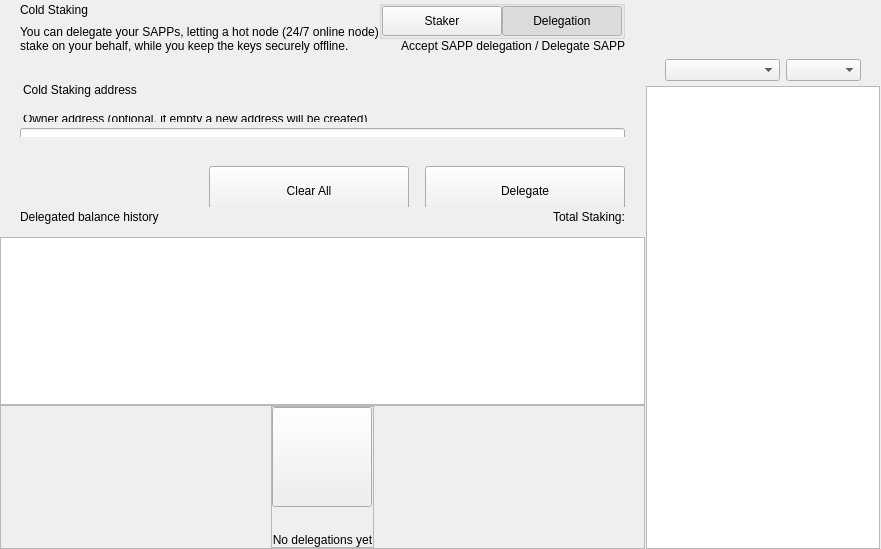
<?xml version="1.0" encoding="UTF-8"?>
<ui version="4.0">
 <class>ColdStakingWidget</class>
 <widget class="QWidget" name="ColdStakingWidget">
  <property name="geometry">
   <rect>
    <x>0</x>
    <y>0</y>
    <width>629</width>
    <height>549</height>
   </rect>
  </property>
  <property name="windowTitle">
   <string>Form</string>
  </property>
  <layout class="QHBoxLayout" name="horizontalLayout_1" stretch="2,1">
   <property name="spacing">
    <number>0</number>
   </property>
   <property name="leftMargin">
    <number>0</number>
   </property>
   <property name="topMargin">
    <number>0</number>
   </property>
   <property name="rightMargin">
    <number>0</number>
   </property>
   <property name="bottomMargin">
    <number>0</number>
   </property>
   <item>
    <widget class="QWidget" name="left" native="true">
     <layout class="QVBoxLayout" name="verticalLayout_3">
      <property name="leftMargin">
       <number>0</number>
      </property>
      <property name="topMargin">
       <number>0</number>
      </property>
      <property name="rightMargin">
       <number>0</number>
      </property>
      <property name="bottomMargin">
       <number>0</number>
      </property>
      <item>
       <layout class="QVBoxLayout" name="verticalLayout_2">
        <property name="spacing">
         <number>0</number>
        </property>
        <item>
         <layout class="QVBoxLayout" name="verticalLayoutTop">
          <property name="spacing">
           <number>0</number>
          </property>
          <property name="leftMargin">
           <number>0</number>
          </property>
          <property name="rightMargin">
           <number>0</number>
          </property>
          <item>
           <widget class="QWidget" name="containerTitle" native="true">
            <property name="sizePolicy">
             <sizepolicy hsizetype="Preferred" vsizetype="Minimum">
              <horstretch>0</horstretch>
              <verstretch>0</verstretch>
             </sizepolicy>
            </property>
            <property name="maximumSize">
             <size>
              <width>16777215</width>
              <height>100</height>
             </size>
            </property>
            <layout class="QHBoxLayout" name="containerTitleLayout">
             <property name="spacing">
              <number>0</number>
             </property>
             <property name="leftMargin">
              <number>20</number>
             </property>
             <property name="topMargin">
              <number>0</number>
             </property>
             <property name="rightMargin">
              <number>20</number>
             </property>
             <property name="bottomMargin">
              <number>0</number>
             </property>
             <item>
              <layout class="QVBoxLayout" name="verticalLayout11">
               <property name="spacing">
                <number>5</number>
               </property>
               <item>
                <widget class="QLabel" name="labelTitle">
                 <property name="text">
                  <string>Cold Staking</string>
                 </property>
                </widget>
               </item>
               <item>
                <widget class="QLabel" name="labelSubtitle1">
                 <property name="maximumSize">
                  <size>
                   <width>16777215</width>
                   <height>16777215</height>
                  </size>
                 </property>
                 <property name="text">
                  <string>You can delegate your SAPPs, letting a hot node (24/7 online node)
stake on your behalf, while you keep the keys securely offline.</string>
                 </property>
                </widget>
               </item>
              </layout>
             </item>
             <item>
              <spacer name="horizontalSpacer">
               <property name="orientation">
                <enum>Qt::Horizontal</enum>
               </property>
               <property name="sizeHint" stdset="0">
                <size>
                 <width>40</width>
                 <height>20</height>
                </size>
               </property>
              </spacer>
             </item>
             <item>
              <widget class="QWidget" name="containerViewPrivacyChecks" native="true">
               <layout class="QVBoxLayout" name="containerPrivacyChecks">
                <property name="spacing">
                 <number>0</number>
                </property>
                <property name="leftMargin">
                 <number>0</number>
                </property>
                <property name="topMargin">
                 <number>0</number>
                </property>
                <property name="rightMargin">
                 <number>0</number>
                </property>
                <property name="bottomMargin">
                 <number>0</number>
                </property>
                <item alignment="Qt::AlignHCenter|Qt::AlignVCenter">
                 <widget class="QGroupBox" name="groupBox">
                  <property name="title">
                   <string/>
                  </property>
                  <layout class="QHBoxLayout" name="horizontalLayout_2_1">
                   <property name="spacing">
                    <number>0</number>
                   </property>
                   <property name="leftMargin">
                    <number>0</number>
                   </property>
                   <property name="topMargin">
                    <number>0</number>
                   </property>
                   <property name="rightMargin">
                    <number>0</number>
                   </property>
                   <property name="bottomMargin">
                    <number>0</number>
                   </property>
                   <item>
                    <widget class="QPushButton" name="pushLeft">
                     <property name="minimumSize">
                      <size>
                       <width>120</width>
                       <height>30</height>
                      </size>
                     </property>
                     <property name="maximumSize">
                      <size>
                       <width>120</width>
                       <height>30</height>
                      </size>
                     </property>
                     <property name="focusPolicy">
                      <enum>Qt::NoFocus</enum>
                     </property>
                     <property name="text">
                      <string>Staker</string>
                     </property>
                     <property name="checkable">
                      <bool>true</bool>
                     </property>
                     <property name="autoExclusive">
                      <bool>true</bool>
                     </property>
                    </widget>
                   </item>
                   <item>
                    <widget class="QPushButton" name="pushRight">
                     <property name="minimumSize">
                      <size>
                       <width>120</width>
                       <height>30</height>
                      </size>
                     </property>
                     <property name="maximumSize">
                      <size>
                       <width>120</width>
                       <height>30</height>
                      </size>
                     </property>
                     <property name="focusPolicy">
                      <enum>Qt::NoFocus</enum>
                     </property>
                     <property name="text">
                      <string>Delegation</string>
                     </property>
                     <property name="checkable">
                      <bool>true</bool>
                     </property>
                     <property name="checked">
                      <bool>true</bool>
                     </property>
                     <property name="autoExclusive">
                      <bool>true</bool>
                     </property>
                    </widget>
                   </item>
                  </layout>
                 </widget>
                </item>
                <item alignment="Qt::AlignTop">
                 <widget class="QLabel" name="labelSubtitle2">
                  <property name="text">
                   <string>Accept SAPP delegation / Delegate SAPP</string>
                  </property>
                  <property name="alignment">
                   <set>Qt::AlignRight|Qt::AlignTrailing|Qt::AlignVCenter</set>
                  </property>
                 </widget>
                </item>
               </layout>
              </widget>
             </item>
            </layout>
           </widget>
          </item>
          <item>
           <spacer name="verticalSpacer_2">
            <property name="orientation">
             <enum>Qt::Vertical</enum>
            </property>
            <property name="sizeType">
             <enum>QSizePolicy::Fixed</enum>
            </property>
            <property name="sizeHint" stdset="0">
             <size>
              <width>20</width>
              <height>30</height>
             </size>
            </property>
           </spacer>
          </item>
          <item>
           <widget class="QWidget" name="containerSend" native="true">
            <property name="minimumSize">
             <size>
              <width>0</width>
              <height>50</height>
             </size>
            </property>
            <layout class="QVBoxLayout" name="containerSendRow">
             <property name="spacing">
              <number>6</number>
             </property>
             <property name="leftMargin">
              <number>0</number>
             </property>
             <property name="topMargin">
              <number>0</number>
             </property>
             <property name="rightMargin">
              <number>0</number>
             </property>
             <property name="bottomMargin">
              <number>0</number>
             </property>
             <item>
              <widget class="QLabel" name="labelEditTitle">
               <property name="maximumSize">
                <size>
                 <width>16777215</width>
                 <height>30</height>
                </size>
               </property>
               <property name="styleSheet">
                <string notr="true">padding-left:20px; padding-bottom:3px;</string>
               </property>
               <property name="text">
                <string>Cold Staking address</string>
               </property>
              </widget>
             </item>
             <item>
              <spacer name="verticalSpacer_6">
               <property name="orientation">
                <enum>Qt::Vertical</enum>
               </property>
               <property name="sizeType">
                <enum>QSizePolicy::Fixed</enum>
               </property>
               <property name="sizeHint" stdset="0">
                <size>
                 <width>20</width>
                 <height>9</height>
                </size>
               </property>
              </spacer>
             </item>
             <item>
              <widget class="QWidget" name="containerOwner" native="true">
               <layout class="QVBoxLayout" name="vContainerOwner">
                <property name="spacing">
                 <number>4</number>
                </property>
                <property name="leftMargin">
                 <number>20</number>
                </property>
                <property name="topMargin">
                 <number>0</number>
                </property>
                <property name="rightMargin">
                 <number>20</number>
                </property>
                <property name="bottomMargin">
                 <number>0</number>
                </property>
                <item>
                 <widget class="QLabel" name="labelSubtitleDescription">
                  <property name="maximumSize">
                   <size>
                    <width>16777215</width>
                    <height>20</height>
                   </size>
                  </property>
                  <property name="styleSheet">
                   <string notr="true">margin-bottom:2px;
                   margin-left:0.05px;
                   padding:0px;</string>
                  </property>
                  <property name="text">
                   <string>Owner address (optional, if empty a new address will be created)</string>
                  </property>
                 </widget>
                </item>
                <item>
                 <widget class="QLineEdit" name="lineEditOwnerAddress">
                  <property name="minimumSize">
                   <size>
                    <width>0</width>
                    <height>50</height>
                   </size>
                  </property>
                  <property name="maximumSize">
                   <size>
                    <width>16777215</width>
                    <height>50</height>
                   </size>
                  </property>
                  <property name="styleSheet">
                   <string notr="true"/>
                  </property>
                  <property name="placeholderText">
                   <string>Enter owner address</string>
                  </property>
                 </widget>
                </item>
               </layout>
              </widget>
             </item>
            </layout>
           </widget>
          </item>
         </layout>
        </item>
        <item>
         <spacer name="verticalSpacer_3">
          <property name="orientation">
           <enum>Qt::Vertical</enum>
          </property>
          <property name="sizeType">
           <enum>QSizePolicy::Minimum</enum>
          </property>
          <property name="sizeHint" stdset="0">
           <size>
            <width>20</width>
            <height>20</height>
           </size>
          </property>
         </spacer>
        </item>
        <item>
         <widget class="QWidget" name="containerBtn" native="true">
          <property name="minimumSize">
           <size>
            <width>0</width>
            <height>50</height>
           </size>
          </property>
          <layout class="QHBoxLayout" name="horizontalLayout">
           <property name="rightMargin">
            <number>20</number>
           </property>
           <item>
            <spacer name="horizontalSpacer_2">
             <property name="orientation">
              <enum>Qt::Horizontal</enum>
             </property>
             <property name="sizeHint" stdset="0">
              <size>
               <width>200</width>
               <height>20</height>
              </size>
             </property>
            </spacer>
           </item>
           <item>
            <layout class="QHBoxLayout" name="horizontalLayout_7">
             <item>
              <spacer name="horizontalSpacer_3">
               <property name="orientation">
                <enum>Qt::Horizontal</enum>
               </property>
               <property name="sizeType">
                <enum>QSizePolicy::Expanding</enum>
               </property>
               <property name="sizeHint" stdset="0">
                <size>
                 <width>40</width>
                 <height>20</height>
                </size>
               </property>
              </spacer>
             </item>
             <item>
              <widget class="QPushButton" name="pushButtonClear">
               <property name="minimumSize">
                <size>
                 <width>200</width>
                 <height>50</height>
                </size>
               </property>
               <property name="focusPolicy">
                <enum>Qt::NoFocus</enum>
               </property>
               <property name="text">
                <string>Clear All</string>
               </property>
              </widget>
             </item>
             <item>
              <spacer name="horizontalSpacer_4">
               <property name="orientation">
                <enum>Qt::Horizontal</enum>
               </property>
               <property name="sizeType">
                <enum>QSizePolicy::Fixed</enum>
               </property>
               <property name="sizeHint" stdset="0">
                <size>
                 <width>10</width>
                 <height>20</height>
                </size>
               </property>
              </spacer>
             </item>
             <item>
              <widget class="QPushButton" name="pushButtonSend">
               <property name="minimumSize">
                <size>
                 <width>200</width>
                 <height>50</height>
                </size>
               </property>
               <property name="maximumSize">
                <size>
                 <width>200</width>
                 <height>50</height>
                </size>
               </property>
               <property name="focusPolicy">
                <enum>Qt::NoFocus</enum>
               </property>
               <property name="text">
                <string>Delegate</string>
               </property>
              </widget>
             </item>
            </layout>
           </item>
          </layout>
         </widget>
        </item>
        <item>
         <widget class="QWidget" name="containerHistoryLabel" native="true">
          <layout class="QHBoxLayout" name="horizontalLayout_4">
           <property name="spacing">
            <number>0</number>
           </property>
           <property name="leftMargin">
            <number>20</number>
           </property>
           <property name="topMargin">
            <number>0</number>
           </property>
           <property name="rightMargin">
            <number>20</number>
           </property>
           <property name="bottomMargin">
            <number>0</number>
           </property>
           <item>
            <widget class="QWidget" name="verticalWidget" native="true">
             <property name="minimumSize">
              <size>
               <width>100</width>
               <height>0</height>
              </size>
             </property>
             <layout class="QVBoxLayout" name="verticalLayout_58">
              <property name="leftMargin">
               <number>0</number>
              </property>
              <property name="topMargin">
               <number>0</number>
              </property>
              <property name="rightMargin">
               <number>0</number>
              </property>
              <property name="bottomMargin">
               <number>0</number>
              </property>
              <item>
               <widget class="QLabel" name="labelListHistory">
                <property name="text">
                 <string>Delegated balance history</string>
                </property>
               </widget>
              </item>
             </layout>
            </widget>
           </item>
           <item>
            <spacer name="horizontalSpacer_5">
             <property name="orientation">
              <enum>Qt::Horizontal</enum>
             </property>
             <property name="sizeHint" stdset="0">
              <size>
               <width>40</width>
               <height>20</height>
              </size>
             </property>
            </spacer>
           </item>
           <item>
            <widget class="QLabel" name="labelStakingTotal">
             <property name="text">
              <string>Total Staking:</string>
             </property>
            </widget>
           </item>
          </layout>
         </widget>
        </item>
        <item>
         <layout class="QVBoxLayout" name="verticalLayout_64">
          <property name="spacing">
           <number>0</number>
          </property>
          <item>
           <spacer name="verticalSpacer_44">
            <property name="orientation">
             <enum>Qt::Vertical</enum>
            </property>
            <property name="sizeType">
             <enum>QSizePolicy::Fixed</enum>
            </property>
            <property name="sizeHint" stdset="0">
             <size>
              <width>20</width>
              <height>10</height>
             </size>
            </property>
           </spacer>
          </item>
          <item>
           <widget class="QListView" name="listView">
            <property name="enabled">
             <bool>true</bool>
            </property>
            <property name="mouseTracking">
             <bool>true</bool>
            </property>
           </widget>
          </item>
          <item>
           <widget class="QFrame" name="emptyContainer">
            <property name="minimumSize">
             <size>
              <width>0</width>
              <height>100</height>
             </size>
            </property>
            <property name="frameShape">
             <enum>QFrame::StyledPanel</enum>
            </property>
            <property name="frameShadow">
             <enum>QFrame::Raised</enum>
            </property>
            <layout class="QVBoxLayout" name="verticalLayout_71" stretch="1,8">
             <property name="spacing">
              <number>0</number>
             </property>
             <property name="leftMargin">
              <number>0</number>
             </property>
             <property name="topMargin">
              <number>0</number>
             </property>
             <property name="rightMargin">
              <number>0</number>
             </property>
             <property name="bottomMargin">
              <number>0</number>
             </property>
             <item>
              <spacer name="verticalSpacer">
               <property name="orientation">
                <enum>Qt::Vertical</enum>
               </property>
               <property name="sizeHint" stdset="0">
                <size>
                 <width>20</width>
                 <height>20</height>
                </size>
               </property>
              </spacer>
             </item>
             <item alignment="Qt::AlignHCenter|Qt::AlignVCenter">
              <widget class="QFrame" name="emptyScreen">
               <property name="sizePolicy">
                <sizepolicy hsizetype="Expanding" vsizetype="Expanding">
                 <horstretch>0</horstretch>
                 <verstretch>0</verstretch>
                </sizepolicy>
               </property>
               <property name="frameShape">
                <enum>QFrame::StyledPanel</enum>
               </property>
               <property name="frameShadow">
                <enum>QFrame::Raised</enum>
               </property>
               <layout class="QVBoxLayout" name="verticalLayout">
                <property name="spacing">
                 <number>30</number>
                </property>
                <property name="leftMargin">
                 <number>0</number>
                </property>
                <property name="topMargin">
                 <number>0</number>
                </property>
                <property name="rightMargin">
                 <number>0</number>
                </property>
                <property name="bottomMargin">
                 <number>0</number>
                </property>
                <item alignment="Qt::AlignHCenter|Qt::AlignVCenter">
                 <widget class="QPushButton" name="pushImgEmpty">
                  <property name="minimumSize">
                   <size>
                    <width>100</width>
                    <height>100</height>
                   </size>
                  </property>
                  <property name="maximumSize">
                   <size>
                    <width>100</width>
                    <height>100</height>
                   </size>
                  </property>
                  <property name="focusPolicy">
                   <enum>Qt::NoFocus</enum>
                  </property>
                  <property name="text">
                   <string/>
                  </property>
                  <property name="iconSize">
                   <size>
                    <width>100</width>
                    <height>100</height>
                   </size>
                  </property>
                 </widget>
                </item>
                <item alignment="Qt::AlignHCenter|Qt::AlignVCenter">
                 <widget class="QLabel" name="labelEmpty">
                  <property name="styleSheet">
                   <string notr="true"/>
                  </property>
                  <property name="text">
                   <string>No delegations yet</string>
                  </property>
                  <property name="alignment">
                   <set>Qt::AlignCenter</set>
                  </property>
                 </widget>
                </item>
               </layout>
              </widget>
             </item>
            </layout>
           </widget>
          </item>
         </layout>
        </item>
       </layout>
      </item>
     </layout>
    </widget>
   </item>
   <item>
    <widget class="QWidget" name="right" native="true">
     <layout class="QVBoxLayout" name="rightContainer">
      <property name="spacing">
       <number>0</number>
      </property>
      <property name="leftMargin">
       <number>1</number>
      </property>
      <property name="topMargin">
       <number>0</number>
      </property>
      <property name="rightMargin">
       <number>1</number>
      </property>
      <property name="bottomMargin">
       <number>0</number>
      </property>
      <item>
       <widget class="QWidget" name="containerRightButtons" native="true">
        <property name="minimumSize">
         <size>
          <width>0</width>
          <height>50</height>
         </size>
        </property>
        <layout class="QVBoxLayout" name="verticalLayout_4">
         <property name="leftMargin">
          <number>19</number>
         </property>
         <property name="topMargin">
          <number>0</number>
         </property>
         <property name="rightMargin">
          <number>19</number>
         </property>
         <property name="bottomMargin">
          <number>0</number>
         </property>
         <item>
          <widget class="OptionButton" name="btnCoinControl" native="true">
           <property name="minimumSize">
            <size>
             <width>0</width>
             <height>0</height>
            </size>
           </property>
          </widget>
         </item>
         <item>
          <widget class="OptionButton" name="btnColdStaking" native="true"/>
         </item>
         <item>
          <widget class="OptionButton" name="btnMyStakingAddresses" native="true">
           <property name="sizePolicy">
            <sizepolicy hsizetype="Preferred" vsizetype="Minimum">
             <horstretch>0</horstretch>
             <verstretch>0</verstretch>
            </sizepolicy>
           </property>
          </widget>
         </item>
        </layout>
       </widget>
      </item>
      <item>
       <widget class="QWidget" name="sortWidget" native="true">
        <layout class="QHBoxLayout" name="horizontalLayout_6">
         <property name="leftMargin">
          <number>19</number>
         </property>
         <property name="rightMargin">
          <number>19</number>
         </property>
         <property name="bottomMargin">
          <number>5</number>
         </property>
         <item>
          <spacer name="horizontalSpacer_6">
           <property name="orientation">
            <enum>Qt::Horizontal</enum>
           </property>
           <property name="sizeHint" stdset="0">
            <size>
             <width>40</width>
             <height>20</height>
            </size>
           </property>
          </spacer>
         </item>
         <item>
          <widget class="QComboBox" name="comboBoxSort">
           <property name="sizePolicy">
            <sizepolicy hsizetype="Preferred" vsizetype="Fixed">
             <horstretch>0</horstretch>
             <verstretch>0</verstretch>
            </sizepolicy>
           </property>
           <property name="minimumSize">
            <size>
             <width>115</width>
             <height>0</height>
            </size>
           </property>
          </widget>
         </item>
         <item>
          <widget class="QComboBox" name="comboBoxSortOrder">
           <property name="sizePolicy">
            <sizepolicy hsizetype="Preferred" vsizetype="Fixed">
             <horstretch>0</horstretch>
             <verstretch>0</verstretch>
            </sizepolicy>
           </property>
           <property name="minimumSize">
            <size>
             <width>75</width>
             <height>0</height>
            </size>
           </property>
          </widget>
         </item>
        </layout>
       </widget>
      </item>
      <item>
       <widget class="QListView" name="listViewStakingAddress">
        <property name="enabled">
         <bool>true</bool>
        </property>
        <property name="mouseTracking">
         <bool>true</bool>
        </property>
       </widget>
      </item>
     </layout>
    </widget>
   </item>
  </layout>
 </widget>
 <customwidgets>
  <customwidget>
   <class>OptionButton</class>
   <extends>QWidget</extends>
   <header>qt/pivx/optionbutton.h</header>
   <container>1</container>
  </customwidget>
 </customwidgets>
 <resources/>
 <connections/>
</ui>
